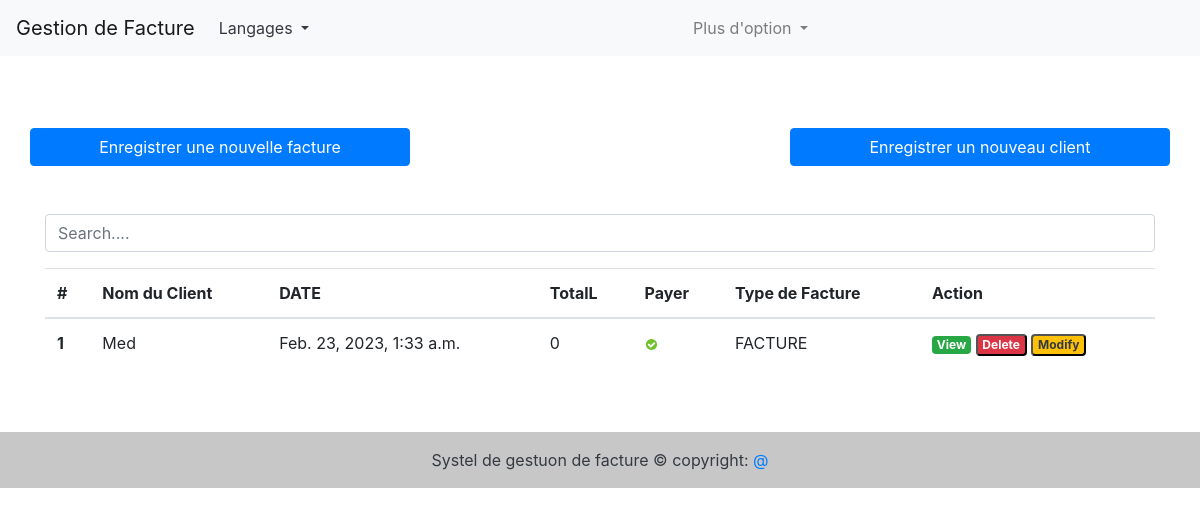
Before: / with the older database file.
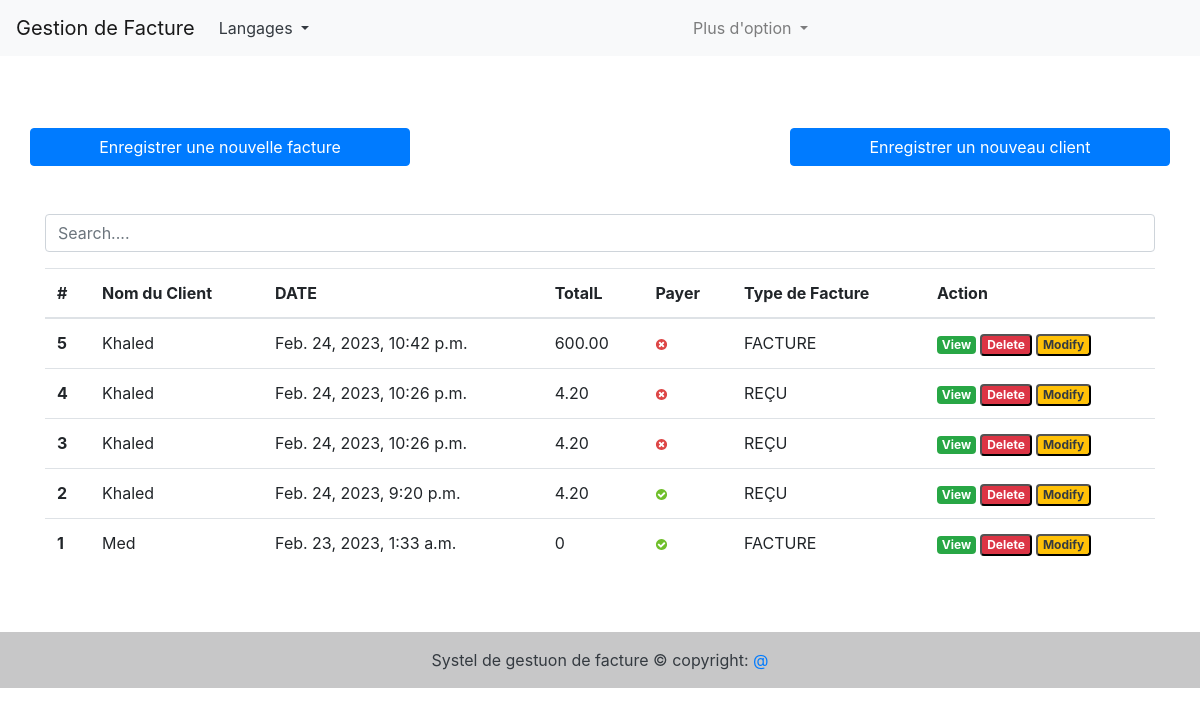
After: the same page with the newer database file.
### fact_app/models.py (models this page shows, shortened)
class Invoice(models.Model):
    INVOICE_TYPE = (
        ('R', _('REÇU')),
        ('P', _('FACTURE PRO FORMA')),
        ('I', _('FACTURE'))
    )
    customer = models.ForeignKey(Customer, on_delete=models.PROTECT)
    save_by = models.ForeignKey(User, on_delete=models.PROTECT)
    invoice_date_time = models.DateTimeField(auto_now_add=True)
    total = models.DecimalField(max_digits=10000, decimal_places=2)
    last_updated_date = models.DateTimeField(null=True, blank=True)
    paid  = models.BooleanField(default=False)
    invoice_type = models.CharField(max_length=1, choices=INVOICE_TYPE)
    comments = models.TextField(null=True, max_length=1000, blank=True)
    class Meta:
        verbose_name = "Invoice"
        verbose_name_plural = "Invoices"
    @property
    def get_total(self):
        articles = self.article_set.all()
        total = sum(article.get_total for article in articles)
        return total

class Customer(models.Model):
    SEX_TYPES = (
        ('M', _('Male')),
        ('F', _('Feminine')),
    )
    name = models.CharField(max_length=132)
    email = models.EmailField()
    phone = models.CharField(max_length=132)
    address = models.CharField(max_length=64)
    sex = models.CharField(max_length=1, choices=SEX_TYPES)
    age = models.CharField(max_length=12)
    city = models.CharField(max_length=32)
    zip_code = models.CharField(max_length=16)
    created_date = models.DateTimeField(auto_now_add=True)
    save_by = models.ForeignKey(User, on_delete=models.PROTECT)
    class Meta:
        verbose_name = "Customer"
        verbose_name_plural = "Customers"

class Article(models.Model):
    invoice = models.ForeignKey(Invoice, on_delete=models.CASCADE)
    name = models.CharField(max_length=32)
    quantity = models.IntegerField()
    unit_price = models.DecimalField(max_digits=1000, decimal_places=2)
    total = models.DecimalField(max_digits=1000, decimal_places=2)
    class Meta:
        verbose_name = 'Article'
        verbose_name_plural = 'Articles'
    @property
    def get_total(self):
        total = self.quantity * self.unit_price
        return total

### fact_app/views.py (the view, shortened to what this page needs)
# urls.py: path('', views.HomeView.as_view(), name='home'),
class HomeView( View):
    templates_name = 'index.html'
    invoices = Invoice.objects.select_related('customer', 'save_by').all().order_by('-invoice_date_time')
    context = {
        'invoices': invoices
    }
    def get(self, request, *args, **kwags):
        return render(request, self.templates_name, self.context)

### templates/index.html (shortened to what this page needs)
{% extends "base.html" %}
{% load static %}
{% load i18n %}
{% block content %}
<br><br>
<div class="row">
   <a href="{% url 'add-invoice' %}" class="btn col-md-4 btn-primary">
      {% trans 'Enregistrer une nouvelle facture' %}
   </a>
   <a href='#' class="col-md-4">
   </a>
   <a href="{% url 'add-customer' %} " class="btn col-md-4 btn-primary">
       {% trans ' Enregistrer un nouveau client' %}
   </a>
</div>
<br> <br>
<div class="form-group ">
   <input id="search" class="form-control" type="text" placeholder="Search....">
</div>
<div>
   <table class="table table-striped-columns">
      <thead>
         <tr>
            <th scope="col">#</th>
            <th scope="col">Nom du Client</th>
            <th scope="col">DATE</th>
            <th scope="col">TotalL</th>
            <th scope="col">Payer</th>
            <th scope="col">Type de Facture</th>
            <th scope="col">Action</th>
         </tr>
      </thead>
      <tbody id="myTable">
         {% if invoices %}
         {% for facture in invoices %}
         <tr>
            <th scope="row">{{ facture.pk }}</th>
            <td>{{facture.customer.name}}</td>
            <td>{{facture.invoice_date_time}}</td>
            <td>{{ facture.get_total }}</td>
            <td>
               {% if facture.paid %}
               <img src="{% static 'images/icon-yes.svg' %}" alt="True">
               {% else %}
               <img src="{% static 'images/icon-no.svg' %}" alt="False">
               {% endif %}
            </td>
            <td>{{facture.get_invoice_type_display }}</td>
            <td>
               <a href="" title="Detail" class="badge text-white bg-success">{% trans 'View' %}</a>
               <button id="btn-invoice-sup" type="button" data-toggle="modal" data-target="#supprimer"
                  class="badge text-white bg-danger" title="Supprimer" data-id="{{ facture.pk }}"
                  data-customer="{{facture.customer.name}}">{% trans 'Delete' %}
               </button>
               <button id="btn-invoice-mod" type="button" data-toggle="modal" title="Modifier" data-target="#modifier"
                  data-id="{{facture.pk}}" data-customer="{{facture.customer.name}}"
                  class="badge text-dark bg-warning"> {% trans 'Modify'  %}
               </button>
            </td>
         </tr>
         {% endfor %}
         {% else %}
         <p class="text-center text-white">il n'y a pas de facture</p>
         {% endif %}
      </tbody>
   </table>
</div>
<br><br>
{% endblock %}

### templates/base.html (shortened to what this page needs)
<!DOCTYPE html>
{% load static %}
<html lang="en">
<head>
  <link rel="stylesheet" href="https://cdn.jsdelivr.net/npm/bootstrap@4.6.2/dist/css/bootstrap.min.css"
    <link rel="stylesheet" href="{% static 'style.css' %}">
</head>
<body>
    <header>
        <nav class="navbar navbar-expand-lg navbar-light bg-light">
          <a class="navbar-brand" href="/">Gestion de Facture</a>
          <div class="collapse navbar-collapse" id="navbarSupportedContent">
            <ul class="navbar-nav mr-auto">
              <div class="nav-item dropdown">
                <a class="nav-link text-dark dropdown-toggle" href="#" id="navbarDropdown" role="button"
                  data-toggle="dropdown" aria-haspopup="true" aria-expanded="false">
                  Langages
                </a>
              </div>
            </ul>
          </div>
          <div class="collapse navbar-collapse" id="navbarSupportedContent">
            <ul class="navbar-nav mr-auto">
              <li class="nav-item dropdown">
                <a class="nav-link dropdown-toggle" href="#" role="button" data-toggle="dropdown" aria-expanded="false">
                  Plus d'option
                </a>
              </li>
            </ul>
          </div>
        </nav>
      </header>
      <div class="container">
        <div class="wrapper">
          <br>
        </div>
      </div>
      <div class="container">
        {% block content %}
        {% endblock content %}
      </div>
  <footer class="bg-light text-center text-dark">
    <div class="text-center p-3" style="background-color: rgba(0, 0, 0, 0.2);">
      Systel de gestuon de facture ©  copyright:
      <a href="https://donaldprogrammeur.com"> @</a>
    </div>
  </footer>
</body>
</html>

Changed rows visible on the page:
added Invoice: pk "5", customer.name "Khaled", invoice_date_time "Feb. 24, 2023, 10:42 p.m.", get_total "600.00", paid False (drawn), invoice_type "FACTURE"
added Invoice: pk "4", customer.name "Khaled", invoice_date_time "Feb. 24, 2023, 10:26 p.m.", get_total "4.20", paid False (drawn), invoice_type "REÇU"
added Invoice: pk "3", customer.name "Khaled", invoice_date_time "Feb. 24, 2023, 10:26 p.m.", get_total "4.20", paid False (drawn), invoice_type "REÇU"
added Invoice: pk "2", customer.name "Khaled", invoice_date_time "Feb. 24, 2023, 9:20 p.m.", get_total "4.20", paid True (drawn), invoice_type "REÇU"
